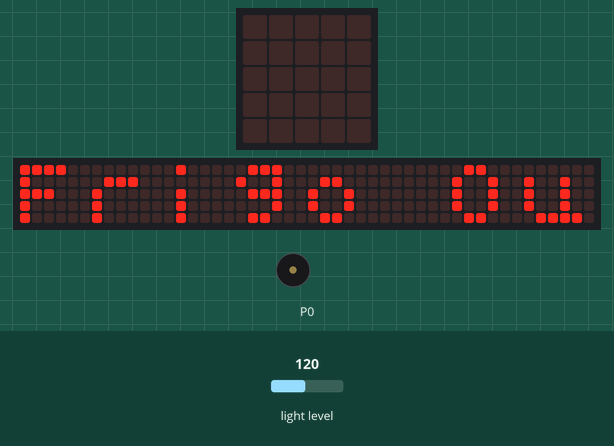
Simulated run of this program. Board: BBC micro:bit (MakeCode). Shown: the board's 5×5 LED display, a strip that is not on the board, showing the scrolling text unrolled, buzzer (waves = sounding). The inputs (shaded band) are chosen by the test bench; at power-on: light level 120. The 48×5 strip is a reading aid, not a part: it shows the text the display is scrolling, unrolled, one strip-width of it at a time.

Above: at 5.0 s.
At 11.9 s:
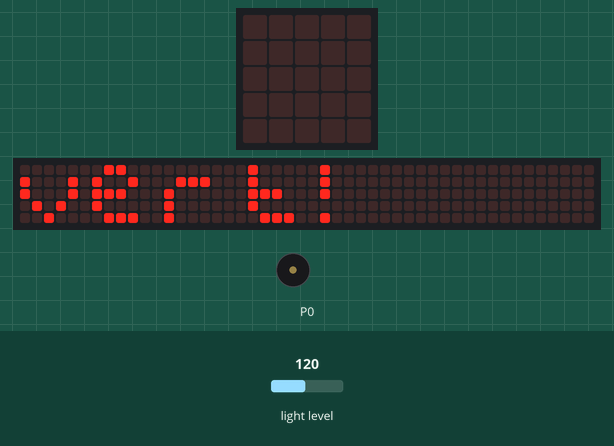
At 12.8 s:
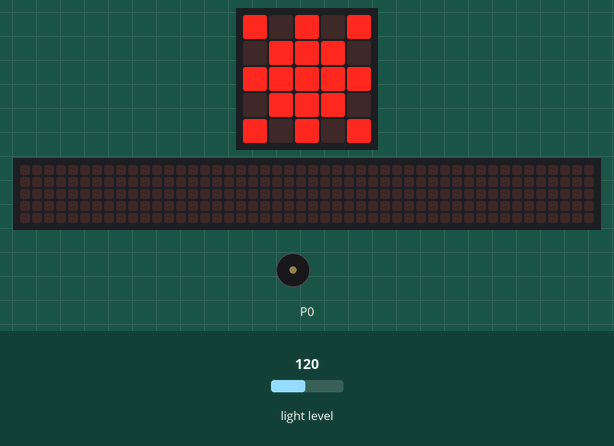
At 38.2 s:
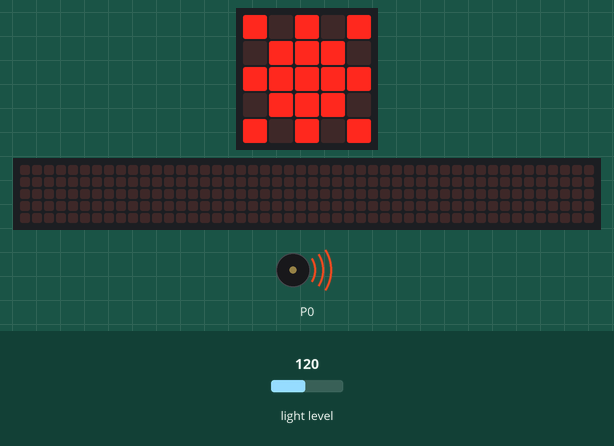
Timing chart, 0 to 40.0 s (numbered marks = the images above):
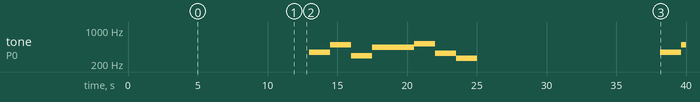

The program:

main.ts
```typescript
basic.forever(function () {
    if (input.lightLevel() > 100) {
        basic.showString("Frigo Ouvert!")
        basic.showLeds(`
            # . # . #
            . # # # .
            # # # # #
            . # # # .
            # . # . #
            `)
        music.playMelody("F B D A A C5 E C ", 40)
        basic.pause(100)
        music.stopAllSounds()
    }
    if (input.lightLevel() < 100) {
        basic.showString("Frigo fermée")
        basic.showLeds(`
            . # . # .
            # . . . #
            . . . . .
            # . . . #
            . # . # .
            `)
    }
    basic.clearScreen()
})
```

test.ts
```typescript
// les tests vont ici ; cela ne sera pas compilé si ce paquet est utilisé en tant qu'extension.
```

Measured:
- by itself, tone on P0: plays 349 Hz for 1.5 s, 494 Hz for 1.5 s, 294 Hz for 1.5 s, 440 Hz for 3.0 s, 523 Hz for 1.5 s, 330 Hz for 1.5 s … (9 notes in this stretch)
- what the display in image 0 shows lasts 0.6 s, from 5.0 s to 5.6 s
- what the display in image 1 shows lasts 0.7 s, from 11.9 s to 12.6 s
- what the display in image 2 shows lasts 12.6 s, from 12.6 s to 25.2 s
